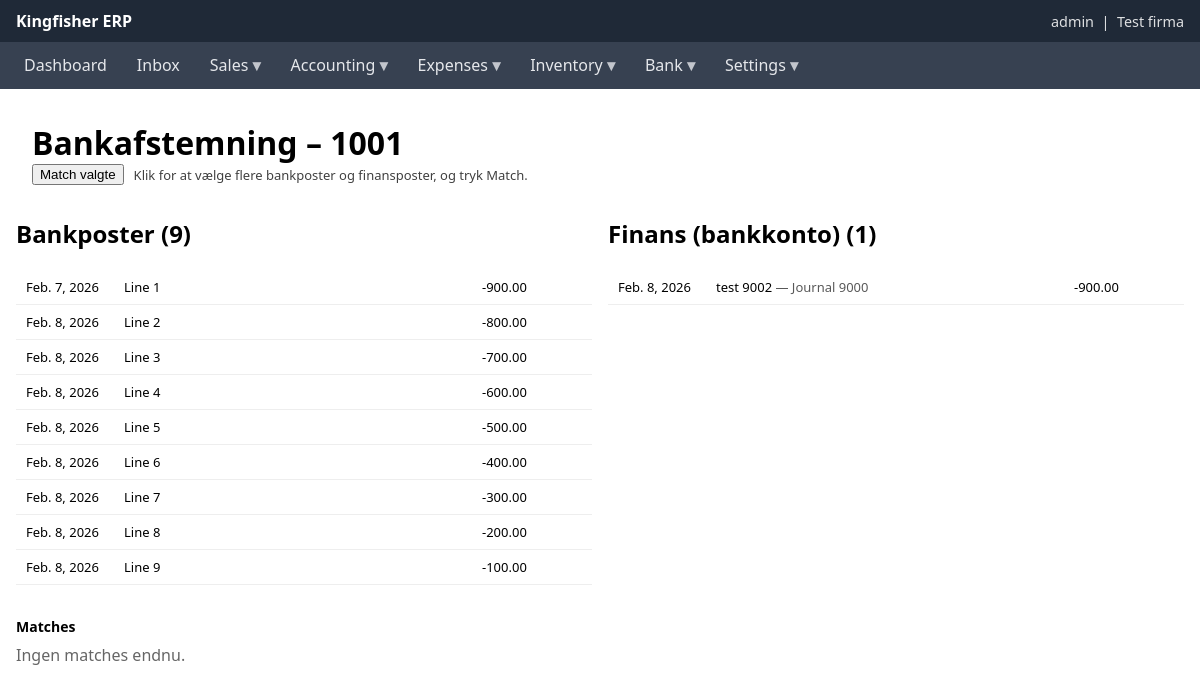
Page /reconcile/1/ (signed in) on the committed database.
### core/models/entity.py (models this page shows, shortened)
class UserProfile(models.Model):
    user = models.OneToOneField(settings.AUTH_USER_MODEL, on_delete=models.CASCADE, related_name="profile")
    entity = models.ForeignKey("core.Entity", on_delete=models.CASCADE, related_name="users")
    image_url = models.URLField(max_length=512, blank=True)
    address = models.TextField(blank=True)
    is_entity_admin = models.BooleanField(default=False)

class Entity(models.Model):
    name = models.CharField(max_length=255)
    country = models.ForeignKey("core.IsoCountryCodes", on_delete=models.PROTECT)
    base_currency = models.ForeignKey("core.IsoCurrencyCodes", on_delete=models.PROTECT)
    default_series_journal = models.ForeignKey("core.NumberSeries", null=True, blank=True, on_delete=models.PROTECT, related_name="+")
    series_sales_offer = models.ForeignKey("core.NumberSeries", null=True, blank=True, on_delete=models.PROTECT, related_name="+")
    series_sales_order = models.ForeignKey("core.NumberSeries", null=True, blank=True, on_delete=models.PROTECT, related_name="+")
    series_sales_invoice = models.ForeignKey("core.NumberSeries", null=True, blank=True, on_delete=models.PROTECT, related_name="+")
    series_purchase_order = models.ForeignKey("core.NumberSeries", null=True, blank=True, on_delete=models.PROTECT, related_name="+")
    series_purchase_invoice = models.ForeignKey("core.NumberSeries", null=True, blank=True, on_delete=models.PROTECT, related_name="+")
    default_ap_account = models.ForeignKey("core.Account", null=True, blank=True, on_delete=models.PROTECT, related_name="+")
    default_ar_account = models.ForeignKey("core.Account", null=True, blank=True, on_delete=models.PROTECT, related_name="+")
    fx_gain_account = models.ForeignKey("core.Account", null=True, blank=True, on_delete=models.PROTECT, related_name="+")
    fx_loss_account = models.ForeignKey("core.Account", null=True, blank=True, on_delete=models.PROTECT, related_name="+")
    is_active = models.BooleanField(default=True)
    class Meta:
        ordering = ["name"]
    def __str__(self):
        return self.name

### core/models/menu.py (models this page shows, shortened)
class Menu(models.Model):
    menu = models.CharField(max_length=255)
    parent = models.ForeignKey(
        "self",
        null=True,
        blank=True,
        related_name="children",
        on_delete=models.CASCADE,
    )
    sort_order = models.PositiveIntegerField(default=0)
    url = models.CharField(max_length=500, blank=True)
    active = models.BooleanField(default=True)
    created_at = models.DateTimeField(auto_now_add=True)
    class Meta:
        ordering = ["parent_id", "sort_order", "menu"]

### bankrec/models.py (models this page shows, shortened)
class BankReconciliationSession(models.Model):
    STATUS_OPEN = "open"
    STATUS_CLOSED = "closed"
    STATUS_CHOICES = [(STATUS_OPEN, "Open"), (STATUS_CLOSED, "Closed")]
    entity = models.ForeignKey("core.Entity", on_delete=models.CASCADE, related_name="bankrec_sessions")
    setup = models.ForeignKey(BankReconciliationSetup, on_delete=models.PROTECT, related_name="sessions")
    staging = models.OneToOneField(BankStatementStaging, on_delete=models.PROTECT, related_name="reconciliation_session")
    status = models.CharField(max_length=12, choices=STATUS_CHOICES, default=STATUS_OPEN)
    created_at = models.DateTimeField(default=timezone.now)
    created_by = models.ForeignKey(settings.AUTH_USER_MODEL, null=True, blank=True, on_delete=models.SET_NULL)
    gl_date_from = models.DateField(null=True, blank=True)
    gl_date_to = models.DateField(null=True, blank=True)
    class Meta:
        ordering = ["-created_at"]

class BankStatementStaging(models.Model):
    STATUS_NEW = "new"
    STATUS_READY = "ready"
    STATUS_RECONCILING = "reconciling"
    STATUS_CLOSED = "closed"
    STATUS_CHOICES = [
        (STATUS_NEW, "New"),
        (STATUS_READY, "Ready"),
        (STATUS_RECONCILING, "Reconciling"),
        (STATUS_CLOSED, "Closed"),
    ]
    entity = models.ForeignKey("core.Entity", on_delete=models.CASCADE, related_name="bank_staging_headers")
    setup = models.ForeignKey(BankReconciliationSetup, on_delete=models.PROTECT, related_name="staging_headers")
    statement_id = models.CharField(max_length=80)
    statement_date_from = models.DateField(null=True, blank=True)
    statement_date_to = models.DateField(null=True, blank=True)
    currency = models.CharField(max_length=3, default="DKK")
    status = models.CharField(max_length=20, choices=STATUS_CHOICES, default=STATUS_NEW)
    created_at = models.DateTimeField(default=timezone.now)
    created_by = models.ForeignKey(settings.AUTH_USER_MODEL, null=True, blank=True, on_delete=models.SET_NULL)
    class Meta:
        unique_together = [("entity", "statement_id")]
        ordering = ["-created_at"]

class BankStatementStagingLine(models.Model):
    header = models.ForeignKey(BankStatementStaging, on_delete=models.CASCADE, related_name="lines")
    bank_tx_id = models.CharField(max_length=120)
    booking_date = models.DateField()
    value_date = models.DateField(null=True, blank=True)
    amount = models.DecimalField(max_digits=14, decimal_places=2)
    text = models.CharField(max_length=512, blank=True, default="")
    reference = models.CharField(max_length=128, blank=True, default="")
    raw_payload = models.JSONField(null=True, blank=True)
    class Meta:
        unique_together = [("header", "bank_tx_id")]
        ordering = ["booking_date", "id"]

### ledger/models/journal_line.py (models this page shows)
class JournalLine(models.Model):
    journal = models.ForeignKey(Journal, on_delete=models.CASCADE, related_name="lines")
    account = models.ForeignKey("core.Account", on_delete=models.PROTECT)
    description = models.CharField(max_length=255, blank=True, default="")
    currency = models.ForeignKey("core.IsoCurrencyCodes", null=True, blank=True, on_delete=models.PROTECT)
    fx_rate = models.DecimalField(max_digits=20, decimal_places=10, null=True, blank=True)
    debit_tx = models.DecimalField(max_digits=14, decimal_places=2, default=Decimal("0.00"))
    credit_tx = models.DecimalField(max_digits=14, decimal_places=2, default=Decimal("0.00"))
    debit_base = models.DecimalField(max_digits=14, decimal_places=2, default=Decimal("0.00"))
    credit_base = models.DecimalField(max_digits=14, decimal_places=2, default=Decimal("0.00"))
    class Meta:
        ordering = ["id"]

### ledger/models/journal.py (models this page shows, shortened)
class Journal(models.Model):
    class State(models.TextChoices):
        DRAFT = "draft", "Draft"
        POSTED = "posted", "Posted"
    entity = models.ForeignKey("core.Entity", on_delete=models.CASCADE, related_name="journals")
    state = FSMField(default=State.DRAFT, choices=State.choices, protected=True, editable=False)
    number = models.CharField(max_length=40, blank=True, default="")
    date = models.DateField()
    reference = models.CharField(max_length=255, blank=True, default="")
    posted_at = models.DateTimeField(null=True, blank=True)
    posted_by = models.ForeignKey(settings.AUTH_USER_MODEL, null=True, blank=True, on_delete=models.PROTECT, related_name="+")
    history = HistoricalRecords()
    class Meta:
        ordering = ("-date", "-id")
        indexes = [models.Index(fields=["entity", "state", "date"])]

### bankrec/views.py (the view)
# urls.py: path("reconcile/<int:session_id>/", views.reconcile_view, name="reconcile"),
@staff_member_required
def reconcile_view(request, session_id: int):
    session = get_object_or_404(BankReconciliationSession, id=session_id)
    matches = (
        session.matches
        .prefetch_related("bank_lines", "gl_lines")
        .order_by("-created_at")
    )
    bank_lines = (
        BankStatementStagingLine.objects
        .filter(header=session.staging)
        .order_by("booking_date", "id")
    )
    gl_lines = (
        JournalLine.objects
        .select_related("journal")
        .filter(
            journal__entity_id=session.entity_id,
            account_id=session.setup.gl_bank_account_id,
        )
        .order_by("journal__date", "id")
    )
    return render(
        request,
        "bankrec/reconcile.html",
        {
            "session": session,
            "bank_lines": bank_lines,
            "gl_lines": gl_lines,
            "matches": matches,
        },
    )

### core/context_processors.py (called while the page is built)
def base_context_processor(request):
    return base_context(request)

### core/models/base_context.py (called while the page is built)
def base_context(request):
    if not request.user.is_authenticated:
        return {}
    return {
        "menus": Menu.objects.filter(
            active=True,
            parent__isnull=True,
        ).prefetch_related("children")
    }

### bankrec/templates/bankrec/reconcile.html (shortened to what this page needs)
{% extends "base.html" %}
{% load static %}
{% block content %}
<link rel="stylesheet" href="{% static 'bankrec/reconcile.css' %}">
<h1 style="margin:16px 16px 0 16px;"> Bankafstemning – {{ session.staging.statement_id }} </h1>
<div style="margin: 0 16px 12px 16px; display:flex; gap:10px; align-items:center;">
  <button id="match-btn" type="button">Match valgte</button>
  <span style="opacity:.75; font-size:13px;">Klik for at vælge flere bankposter og finansposter, og tryk Match.</span>
</div>
<div class="bankrec-page">
<div class="bankrec-container">
  <div class="bankrec-column">
    <h2>Bankposter ({{ bank_lines|length }})</h2>
    <div class="bankrec-list">
      {% for line in bank_lines %}
        <div class="bank-line" data-id="{{ line.id }}" id="bank-{{ line.id }}">
          <div class="date">{{ line.booking_date }}</div>
          <div class="text">
            {{ line.text }}
          </div>
          <div class="amount">{{ line.amount }}</div>
        </div>
      {% empty %}
        <div style="padding:10px; color:#666;">Ingen umatchede bankposter.</div>
      {% endfor %}
    </div>
  </div>
  <div class="bankrec-column">
    <h2>Finans (bankkonto) ({{ gl_lines|length }})</h2>
    <div class="bankrec-list">
      {% for l in gl_lines %}
        <div class="gl-line" draggable="true" data-id="{{ l.id }}" id="gl-{{ l.id }}">
          <div class="date">{{ l.journal.date }}</div>
          <div class="text">
            {{ l.description }}
            <span style="opacity:.65;">— Journal {{ l.journal.number|default:l.journal_id }}</span>
          </div>
          <div class="amount">
            {% if l.debit_base > 0 %}{{ l.debit_base }}{% else %}-{{ l.credit_base }}{% endif %}
          </div>
        </div>
      {% empty %}
        <div style="padding:10px; color:#666;">Ingen umatchede GL-linjer på bankkontoen.</div>
      {% endfor %}
    </div>
  </div>
</div>
</div>
<div class="matches">
  <h2 style="margin:0 0 8px 0; font-size:14px;">Matches</h2>
  {% for m in matches %}
    <div class="match-row">
      <div>
        <strong>#{{ m.id }}</strong>
        <span style="opacity:.75;">
          {% for bl in m.bank_lines.all %}
            [{{ bl.booking_date }} {{ bl.amount }}]
          {% endfor %}
          ⇄
          {% for gl in m.gl_lines.all %}
            [{{ gl.journal.date }}
              {% if gl.debit_base > 0 %} {{ gl.debit_base }}{% else %} -{{ gl.credit_base }}{% endif %}
            ]
          {% endfor %}
        </span>
      </div>
      <button class="unmatch-btn" type="button" data-match-id="{{ m.id }}">Unmatch</button>
    </div>
  {% empty %}
    <div style="color:#666;">Ingen matches endnu.</div>
  {% endfor %}
</div>
{% endblock %}

### templates/base.html (shortened to what this page needs)
<!DOCTYPE html>
<html lang="en">
<head>
</head>
<body>
<header>
    <strong>Kingfisher ERP</strong>
    {% if user.is_authenticated %}
        <span class="user-info">
            {{ user.username }}
            {% if user.profile.entity %}
                &nbsp;|&nbsp; {{ user.profile.entity }}
            {% endif %}
        </span>
    {% endif %}
</header>
{% if user.is_authenticated %}
<nav class="topnav">
  <ul class="topnav__list">
    {% for menu in menus %}
      <li class="topnav__item {% if menu.children.exists %}has-children{% endif %}">
        {% if menu.url %}
          <a class="topnav__link" href="{{ menu.url }}">{{ menu.menu }}</a>
        {% else %}
          <span class="topnav__link">{{ menu.menu }}</span>
        {% endif %}
      </li>
    {% endfor %}
  </ul>
</nav>
{% endif %}
<main>
    {% block content %}{% endblock %}
</main>
</body>
</html>

### bankrec/static/bankrec/reconcile.css (style rules this page uses)
.bank-line, .gl-line { padding: 8px 10px; border-bottom: 1px solid #eee; font-size: 13px; display: grid; grid-template-columns: 90px 1fr 100px; gap: 8px; }
.bank-line { cursor: default; }
.gl-line { cursor: grab; }
.bankrec-page { width: 100%; }
.bankrec-page .bankrec-container { display: flex !important; flex-direction: row !important; align-items: stretch; gap: 16px; width: 100%; }
.bankrec-page .bankrec-column { flex: 1 1 0; min-width: 0; }
.bankrec-page .bankrec-list { overflow-y: auto; }
.bankrec-page .bankrec-container { min-height: 420px; }

### templates/base.html (style rules this page uses)
body { margin: 0; font-family: system-ui, -apple-system, BlinkMacSystemFont, "Segoe UI", sans-serif; }
header { background: #1f2937; color: white; padding: 10px 16px; display: flex; align-items: center; justify-content: space-between; }
nav { background: #374151; padding: 8px 16px; }
nav > ul { list-style: none; margin: 0; padding: 0; display: flex; gap: 14px; align-items: center; flex-wrap: wrap; }
nav > ul > li { position: relative; }
nav a, nav span { color: #e5e7eb; text-decoration: none; font-weight: 500; display: inline-block; padding: 6px 8px; border-radius: 6px; line-height: 1.2; white-space: nowrap; }
nav > ul > li::after { content: ""; position: absolute; left: 0; top: 100%; width: 100%; height: 10px; }
nav > ul > li:has(ul) > a::after, nav > ul > li:has(ul) > span::after { content: " ▾"; opacity: 0.8; font-weight: 600; }
main { padding: 16px; }
.user-info { font-size: 0.9em; opacity: 0.85; }

### rows in the picture
Menu: menu "Dashboard"
Menu: menu "Inbox"
Menu: menu "Sales"
Menu: menu "Accounting"
Menu: menu "Expenses"
Menu: menu "Inventory"
Menu: menu "Bank"
Menu: menu "Settings"
BankReconciliationSession: staging.statement_id "1001"
BankStatementStagingLine: booking_date "Feb. 7, 2026", text "Line 1", amount "-900.00"
BankStatementStagingLine: booking_date "Feb. 8, 2026", text "Line 2", amount "-800.00"
BankStatementStagingLine: booking_date "Feb. 8, 2026", text "Line 3", amount "-700.00"
BankStatementStagingLine: booking_date "Feb. 8, 2026", text "Line 4", amount "-600.00"
BankStatementStagingLine: booking_date "Feb. 8, 2026", text "Line 5", amount "-500.00"
BankStatementStagingLine: booking_date "Feb. 8, 2026", text "Line 6", amount "-400.00"
BankStatementStagingLine: booking_date "Feb. 8, 2026", text "Line 7", amount "-300.00"
BankStatementStagingLine: booking_date "Feb. 8, 2026", text "Line 8", amount "-200.00"
BankStatementStagingLine: booking_date "Feb. 8, 2026", text "Line 9", amount "-100.00"
JournalLine: journal "Feb. 8, 2026", description "test 9002", journal.number "9000", credit_base "900.00"

### other values in the picture
{{ user.username }} "admin"
{{ user.profile.entity }} "Test firma"
{{ bank_lines|length }} "9"
{{ gl_lines|length }} "1"
